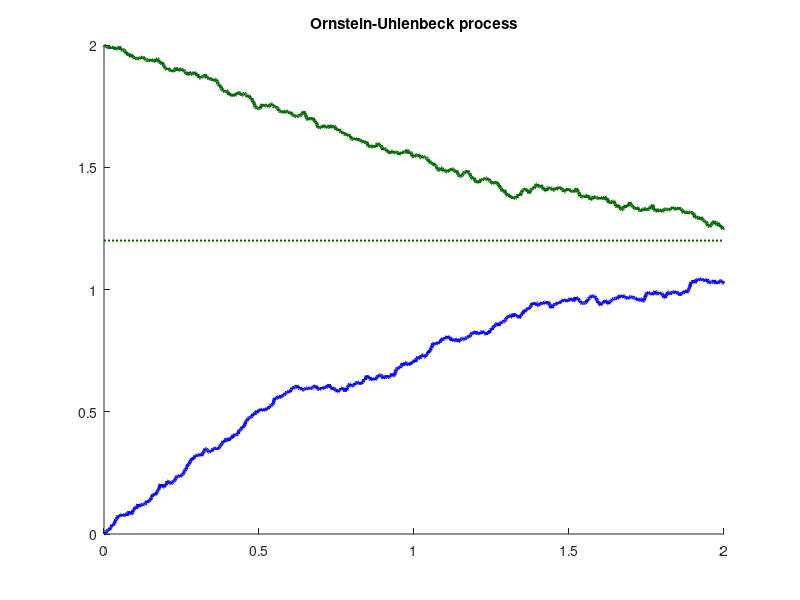

Recreate this plot in MATLAB.
% ------------------------------------------------------------------------------
% Book:        SFS
% ------------------------------------------------------------------------------
% Quantlet:    SFSornstein
% ------------------------------------------------------------------------------
% Description:    To see the intuition of this process, W.L.G. we choose mu = 1; eta = 1:2 and
%                 sigma = 0:3. Figure 5.3 displays the plot. Dark green and blue lines correspond to
%                 different initial values 2 and 0.
% ------------------------------------------------------------------------------
% Usage:       SFSornstein
% ------------------------------------------------------------------------------
% Inputs:      -
% ------------------------------------------------------------------------------
% Output:     Graphic representation of a Ornstein-Uhlenbeck process with 
%             different initial values. 
% ------------------------------------------------------------------------------
% Example:     An example is produced for mu = 1, eta = 1.2 and sigma = 0.3
%                 
% ------------------------------------------------------------------------------
% Author:      Axel Gross-Klussmann
% ------------------------------------------------------------------------------
%
function SFSornstein 
init = [0 0];
t    = (0:2/999:2);
ou1  = ou(init);
hold on;
plot(t,ou1,'b','LineWidth',2.5);

init = [2 0]; 
ou2  = ou(init);
plot(t,ou2,'Color',[0,.4,0],'LineWidth',2.5);
title('Ornstein-Uhlenbeck process');

axlimx = xlim;
line([axlimx(1) axlimx(2)],[1.2 1.2],'LineStyle',':','Color',[0,.4,0],'LineWidth',1.5);


function oup=ou(init);
theta = 1;
mu    = 1.2; 
sigma = 0.3;
 

steps = 1000;
oup   = normrnd(init(1),sqrt(init(2)));
to    = 2;
from  = 0;

for i=1:steps-1
    oup(i+1) = oup(i) + theta*(mu-oup(i))*(to-from)/steps+sigma*normrnd(0,sqrt(sigma^2*(to-from)/steps));
end



                        